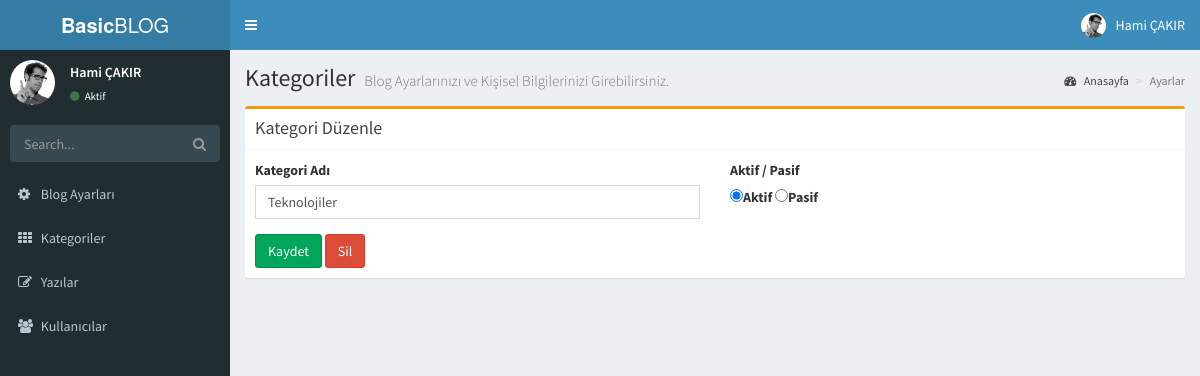
Page /blog/panel/categories.php?p=updatePage&id=1 (signed in) on the committed database.
### tables this page shows
CREATE TABLE `category` (
  `id` int(11) NOT NULL,
  `title` varchar(255) NOT NULL,
  `isActive` tinyint(4) NOT NULL DEFAULT '1',
  `isMenu` tinyint(1) NOT NULL,
  `createdAt` datetime NOT NULL
);

### blog/panel/controllers/categories.php (called while the page is built, shortened)
<?php
include "models/category-model.php";
function getUpdatePage(){
    $category = getCategory();
    include "views/categories/update.php";
}

### blog/panel/models/category-model.php (called while the page is built, shortened)
<?php
function getCategory(){
    if($_GET["id"]){
        $id = $_GET["id"];
        require_once "libraries/db.php";
        return $db->query("SELECT * FROM category WHERE id= $id")->fetch(PDO::FETCH_OBJ);
    }
}

### blog/panel/views/categories/content/update-content.php (the view)
<div class="content-wrapper">
    <section class="content-header">
        <h1>
            Kategoriler
            <small>Blog Ayarlarınızı ve Kişisel Bilgilerinizi Girebilirsiniz.</small>
        </h1>
        <ol class="breadcrumb">
            <li><a href="#"><i class="fa fa-dashboard"></i> Anasayfa</a></li>
            <li class="active">Ayarlar</li>
        </ol>
    </section>
    <section class="content">
        <div class="row">
            <section class="col-lg-12">
                <div class="box box-warning">
                    <div class="box-header with-border">
                        <h3 class="box-title">Kategori Düzenle</h3>
                    </div>
                    <div class="box-body">
                        <form role="form" method="post" action="categories.php?p=update&id=<?php echo $category->id; ?>">
                            <div class="row">
                                <div class="col-sm-6 form-group">
                                    <label>Kategori Adı</label>
                                    <input type="text" class="form-control" name="title" value="<?php echo $category->title ?>">
                                </div>
                                <div class="col-sm-6 form-group">
                                    <div class="row">
                                        <div class="col-sm-12">
                                            <label>Aktif / Pasif</label>
                                        </div>
                                    </div>
                                    <label><input type="radio" name="isActive" value="1" <?php echo ($category->isActive) ? "checked" : "" ?>>Aktif</label>
                                    <label><input type="radio" name="isActive" value="0" <?php echo ($category->isActive) ? "" : "checked" ?>>Pasif</label>
                                </div>
                            </div>
                            <div class="row">
                                <div class="col-md-12">
                                    <button class="btn btn-success" type="submit">Kaydet</button>
                                    <a href="settings.php" class="btn btn-danger">Sil</a>
                                </div>
                            </div>
                        </form>
                    </div>
                </div>
            </section>
        </div>
    </section>
</div>

### rows in the picture
category: title "Teknolojiler", isActive "☑ Aktif", isActive "☐ Pasif"

### other values in the picture
$_SESSION["user"]->full_name "Hami ÇAKIR"
